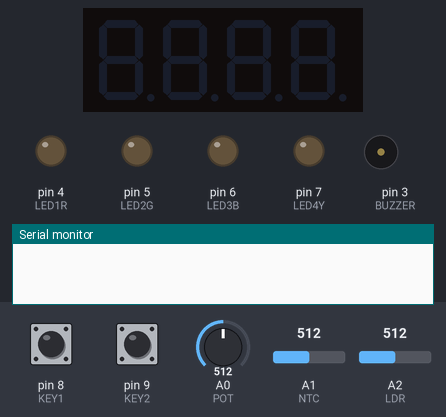
A sketch run on a simulated Arduino Uno, built with avr-gcc and run on an emulated ATmega328P. Shown: 4-digit seven-segment display, output pins drawn as LEDs (lit = HIGH), buzzer (waves = sounding), the last lines printed to the serial monitor. Dashed ring = blinking. The inputs (shaded band) are chosen by the test bench; at power-on: pin 8 (KEY1) HIGH, A1 (NTC) = 512, pin 9 (KEY2) HIGH, A0 (POT) = 512, A2 (LDR) = 512.

Above: at 1.2 s.
1.3 s: pin 8 (KEY1) pulled LOW for 0.15 s
At 2.5 s:
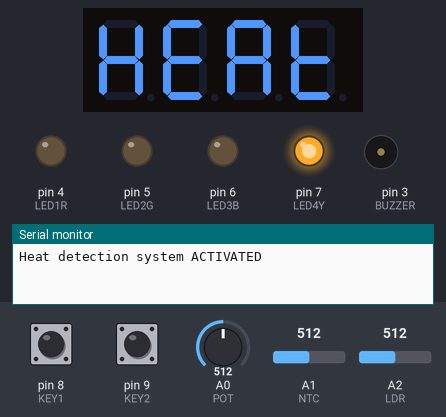
2.9 s: A1 (NTC) set to 500
4.4 s: A1 (NTC) set to 474
At 4.66 s:
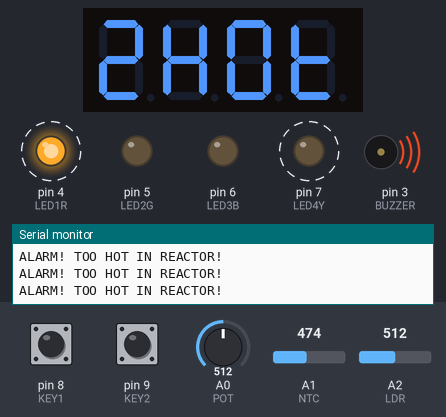
7.4 s: pin 9 (KEY2) pulled LOW for 0.15 s
At 7.9 s:
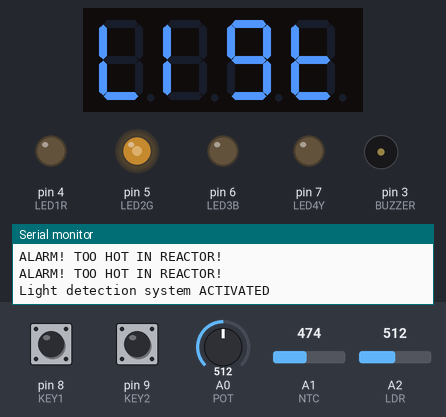
9.0 s: A0 (POT) set to 716
At 10.2 s:
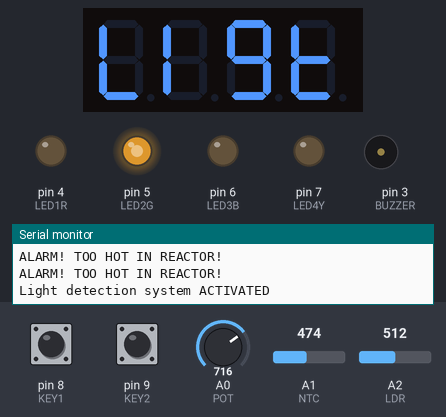
10.5 s: A0 (POT) set to 810
At 11.0 s:
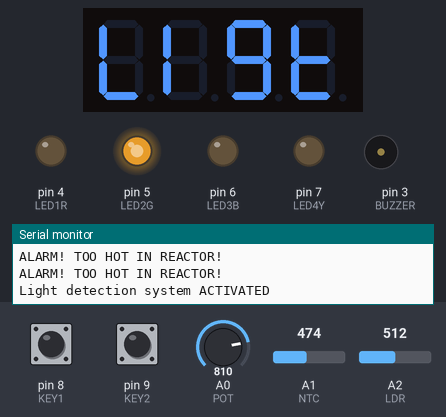
Timing chart, 0 to 13.0 s (numbered marks = the images above; inputs shaded):
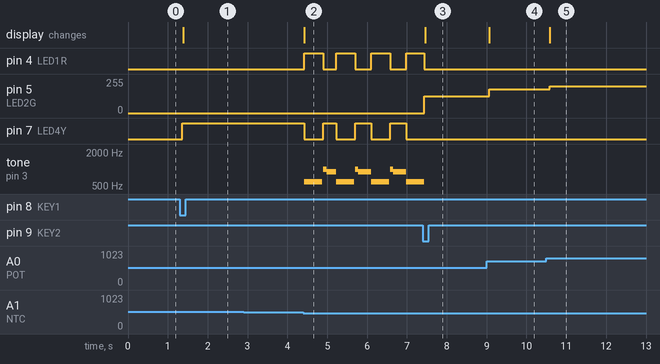

The sketch:

Reactor_Alarm_PotForBrightness.ino
```cpp
#include "TM1637Display.h"
const int LED1R = 4;
const int LED2G = 5;            //defining pins so magic numbers are avoided
const int LED3B = 6;
const int LED4Y = 7;
const int KEY1 = 8;
const int KEY2 = 9;
const int NTC = A1;
const int LDR = A2;
const int BUZZER = 3;
const int DISPLAYCLK = 10;
const int DISPLAYDIO = 11;
const int POT = A0;
//---------------------------------------------------------------------------------------------
int modeCounter = 0;                                        //defining variables used troughout the code

int ntcEnvironment, ntcValueEnvironment, ldrValueEnvironment, ldrEnvironment, potValue;

bool key1State, key1OldState, key1Click, key2State, key2OldState, key2Click = true;

unsigned long long debounceTimer, timerBuzzer;
//---------------------------------------------------------------------------------------------
TM1637Display display(DISPLAYCLK, DISPLAYDIO);                    //using custom library for the display because it has more functionalities than the provided one
//---------------------------------------------------------------------------------------------
void setup()
{
  pinMode(KEY1, INPUT_PULLUP);                          //defining pin modes (input, output, analog or digital)
  pinMode(KEY2, INPUT_PULLUP);
  pinMode(NTC, INPUT);
  pinMode(LDR, INPUT);
  pinMode(LED1R, OUTPUT);
  pinMode(LED2G, OUTPUT);
  pinMode(LED3B, OUTPUT);
  pinMode(LED4Y, OUTPUT);
  pinMode(POT, INPUT);
  Serial.begin(9600);                                 //used for debugging
  debounceTimer, timerBuzzer = millis();              //variables used for calculation time troughout the code
  display.clear();                                    //clearing the display every time the program starts so there a
 }
//---------------------------------------------------------------------------------------------
void DisplayShow(uint8_t first, uint8_t second, uint8_t third, uint8_t fourth)      //Method used for the Display (because its easier that way and simpler, i have to write this code only once and then call it whenever i need it)
{
  display.setBrightness(map(potValue, 0, 1023, 0, 7), true); //0-7
  uint8_t displayShow[] = {first, second, third, fourth};
  display.setSegments(displayShow);
}
//---------------------------------------------------------------------------------------------
void BuzzerAlarm(int x, int y, int z)                                       //method for alarm (Buzzer and LEDs) using arguments for the buzzer's frequency (so I can give it different frequencies for the different alarms I have)
{
  if (modeCounter == 1)
  {
    if (millis() - timerBuzzer > 450)
    {
      analogWrite(LED2G, LOW);
      analogWrite(LED3B, LOW);
      digitalWrite(LED1R, LOW);
      digitalWrite(LED4Y, HIGH);
      tone(BUZZER, x, 100);
    }
    if (millis() - timerBuzzer > 550)
    {
      tone(BUZZER, y, 250);

    } if (millis() - timerBuzzer > 800)
    {
      tone(BUZZER, z, 450);
      timerBuzzer = millis();
      digitalWrite(LED1R, HIGH);
      digitalWrite(LED4Y, LOW);
    }
  }
  else if (modeCounter == 2)
  {
    if (millis() - timerBuzzer > 450)
    {
      digitalWrite(LED4Y, LOW);
      analogWrite(LED3B, LOW);
      digitalWrite(LED1R, LOW);
      analogWrite(LED2G, map(potValue, 0, 1023, 0, 255));
      tone(BUZZER, x, 100);
    }
    if (millis() - timerBuzzer > 550)
    {
      tone(BUZZER, y, 250);

    } if (millis() - timerBuzzer > 800)
    {
      tone(BUZZER, z, 450);
      timerBuzzer = millis();
      analogWrite(LED3B, map(potValue, 0, 1023, 0, 255));
      analogWrite(LED2G, LOW);
    }
  }
}
//---------------------------------------------------------------------------------------------
void loop() {
//---------------------------------------------------------------------------------------------
  if (millis() - debounceTimer < 80)          //Debounce method (both buttons at once)
  {
    return;
  }
  else
  {
    debounceTimer = millis();
  }
//---------------------------------------------------------------------------------------------
  potValue = analogRead(POT);                   //reading values from potention meter and the 2 buttons
  key2State = digitalRead(KEY2);
  key1State = digitalRead(KEY1);
//---------------------------------------------------------------------------------------------
  if (key1State != key1OldState)        //StateChange Machine KEY1
  {
    key1OldState = key1State;
    key1Click = true;
  } else
  {
    key1Click = false;
  }

  if (key2State != key2OldState)        //StateChange Machine KEY2
  {
    key2Click = true;
    key2OldState = key2State;

  } else
  {
    key2Click = false;
  }
//---------------------------------------------------------------------------------------------
  if (key1Click && !key1State)      //Making KEY1 Click do something
  {
    digitalWrite(LED1R, LOW);
    analogWrite(LED2G, LOW);
    analogWrite(LED3B, LOW);
    digitalWrite(LED4Y, HIGH);
    modeCounter = 1;
    ntcValueEnvironment = map(analogRead(NTC), 0, 1023, 0, 351);
    Serial.println("Heat detection system ACTIVATED");
    noTone(BUZZER);
  }
  else if (key2Click && !key2State)        //Making KEY2 Click do something
  {
    digitalWrite(LED1R, LOW);
    analogWrite(LED3B, LOW);
    digitalWrite(LED4Y, LOW);
    analogWrite(LED2G, map(potValue, 0, 1023, 0, 255));

    modeCounter = 2;
    ldrValueEnvironment = map(analogRead(LDR), 0, 1023, 0, 351);
    Serial.println("Light detection system ACTIVATED");
    noTone(BUZZER);
  }
   if (key2Click && !key2State && key1Click && !key1State)   //If both buttons are pressed, change the mode to both systems deactiavted (This can be made as well for both systems to be activated)
  {
    display.clear();
    digitalWrite(LED1R, HIGH);
    analogWrite(LED2G, HIGH);
    analogWrite(LED3B, HIGH);
    digitalWrite(LED4Y, HIGH);
    Serial.println("Both Systems DEACTIVATED");
    noTone(BUZZER);
    modeCounter = 3;
  }
//---------------------------------------------------------------------------------------------
  switch (modeCounter)               //Decision which mode to be used
  {
    case 2:                                   //Light Alarm
      ldrEnvironment = map(analogRead(LDR), 0, 1023, 0, 351);
      if (ldrValueEnvironment + 10 < ldrEnvironment)
      {
        Serial.println("ALARM! TOO BRIGHT IN REACTOR!");
        DisplayShow(0b01011011, 0b00111000, 0b00110000, 0b01111000);
        BuzzerAlarm(800, 1000, 1200);
      }
      else
      {
        DisplayShow(0b00111000, 0b00110000, 0b01101111, 0b01111000);
        digitalWrite(LED1R, LOW);
        analogWrite(LED3B, LOW);
        digitalWrite(LED4Y, LOW);
        analogWrite(LED2G, map(potValue, 0, 1023, 0, 255));
      }
      break;

    case 1:                                   //Heat Alarm
      ntcEnvironment = map(analogRead(NTC), 0, 1023, 0, 351);
      if (ntcValueEnvironment - 7 > ntcEnvironment)
      {

        DisplayShow(0b01011011, 0b01110110, 0b00111111, 0b01111000);
        Serial.println("ALARM! TOO HOT IN REACTOR!");
        BuzzerAlarm(1000, 900, 600);
      }
      else
      {
        digitalWrite(LED1R, LOW);
        analogWrite(LED2G, LOW);
        analogWrite(LED3B, LOW);
        digitalWrite(LED4Y, HIGH);
        DisplayShow(0b01110110, 0b01111001, 0b01110111, 0b01111000);
      }
      break;

      case 3:                                   //Both sensors off - additional function (You need to press both buttons at once for this mode to be activated)
      if (key2Click && !key2State && key1Click && !key1State)
      {
        break;
      }
  }
//---------------------------------------------------------------------------------------------
}
```

Measured:
- the behaviour switches between 490 and 489 on A1 (NTC) (found by bisection; images 1 and 2)
- after the input at 1.3 s, pin 7 (LED4Y): LOW → HIGH after 0.06 s; the display: changes after 0.08 s (image 1)
- after the input at 2.9 s, every drawn part: stays the same
- after the input at 4.4 s, pin 4 (LED1R): alternates HIGH for 0.48 s and LOW for 0.40 s, starting at once; pin 7 (LED4Y): alternates HIGH for 0.40 s and LOW for 0.48 s, starting at once
- after the input at 7.4 s, pin 4 (LED1R): goes on until 7.4 s, then stays LOW; pin 5 (LED2G): 0/255 → 127/255 at once; pin 7 (LED4Y): stops changing and stays LOW; tone on pin 3 (BUZZER): goes on until 7.4 s, then stays silent; the display: changes after 0.06 s (image 3)
- after the input at 9.0 s, pin 5 (LED2G): 127/255 → 178/255 after 0.06 s
- after the input at 10.5 s, pin 5 (LED2G): 178/255 → 201/255 after 0.08 s
